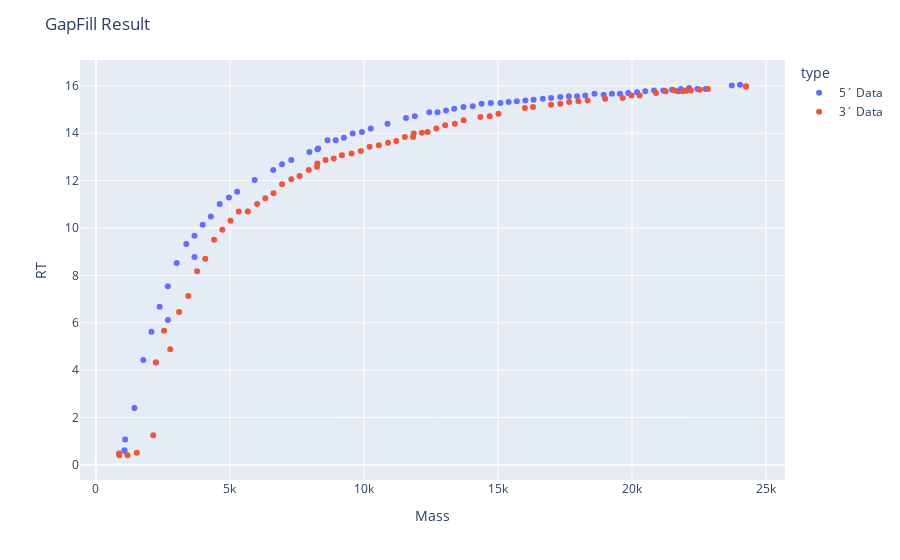

This figure's notebook cell:
### Code cell
# Now we already have two rough ladders, just combine their skeleton dots with gap dots.
df_ladder_5p = pd.concat([df_masssum_5p, df_gap_5p]).reset_index()
df_ladder_3p = pd.concat([df_masssum_3p, df_gap_3p]).reset_index()
plotly_zones(df_ladder_5p, df_ladder_3p,
             names=["5´ Data", "3´ Data"],
             title='GapFill Result')
